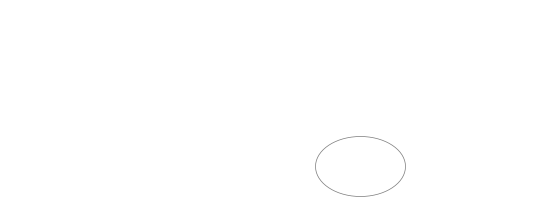
Frame 1 (no input)
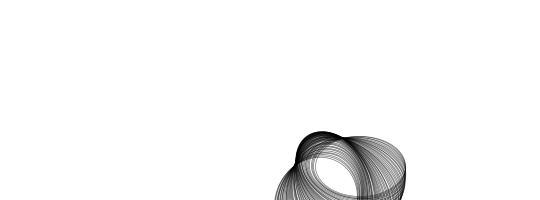
Frame 60 (the mouse pressed at the canvas centre just before this capture)
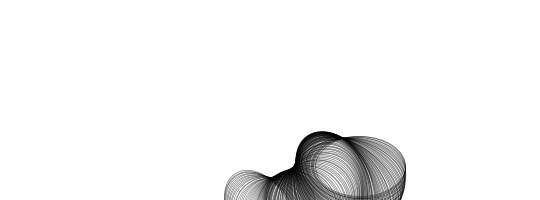
Frame 120 (the mouse held since frame 60 and released just before this capture)

The Processing sketch that drew these frames (run headless with seeded random() and noise(); from frame 60 on, the mouse is pressed at the canvas centre):

// Processing sketch: processing_18263
// ── processing_18263.pde

float i = 0;

void setup() {

  size(540,200);
  background(255);
  smooth();

}

void draw() {
  

  translate(width/2,height/2);
  pushMatrix();
  rotate(radians(i));
  translate(width/6,height/3);
  rotate(radians(i*3));
  scale(map(sin(radians(i*6)),-1,1,.5,1), map(sin(radians(i*3)),-1,1,.5,1));
  drawEllipse();
  popMatrix();

  i = i + 0.5;

  if(i > 360)
    i = 0;
}

void drawEllipse() {
  noFill();
  stroke(0,0,0,128);
  ellipse(0,0,120,80);
}
